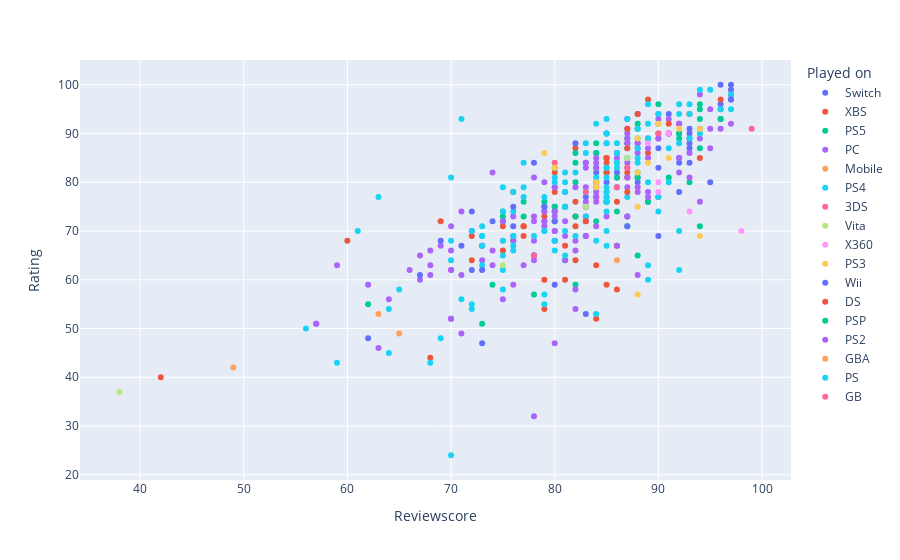

Notebook code for this chart:
### Code cell
# a bit of basic plotting
fig = px.scatter(raw_data, x="Reviewscore", y="Rating", color="Played on", hover_name="Game")
fig

### Figure 1 — Plotly figure (JSON) as saved in the notebook; plotly's stock layout.template omitted (floating-point values rounded to 4 significant figures)
{"data": [{"hovertemplate": "<b>%{hovertext}</b><br><br>Played on=Switch<br>Reviewscore=%{x}<br>Rating=%{y}<extra></extra>", "hovertext": ["The Legend of Zelda: Tears of the Kingdom", "Super Mario Bros. Wonder", "Pikmin 4", "F-Zero 99", "Splatoon 3", "Pokemon Legends Arceus", "Kirby and the Forgotten Land", "Freshly Frosted", "Pokemon Violet", "Metroid Dread", "Monster Hunter Rise", "Hot Wheels Unleashed", "Mario Golf: Super Rush", "Cruis'n Blast", "Animal Crossing New Horizons", "Hyrule Warriors Age of Calamity", "Minecraft Dungeons", "Astral Chain", "Luigi's Mansion 3", "Ring Fit Adventure", "The Legend of Zelda: Link's Awakening", "Cat Quest II", "Wargroove", "Pokemon Sword", "Celeste", "Super Smash Bros. Ultimate", "Gris", "Pokemon Let's Go Pikachu", "Mario Tennis Aces", "Octopath Traveller", "The Legend of Zelda: Breath of the Wild", "Super Mario Odyssey", "Ys VIII Lacrimosa of Dana", "Golf Story", "Mario + Rabbids Kingdom Battle", "Cat Quest", "Mario Kart 8", "Bayonetta 2", "Grid Autosport", "Super Mario 3D World", "Xenoblade Chronicles", "The Legend of Zelda: Skyward Sword", "Bayonetta", "Mario & Luigi Superstar Saga", "Metroid Prime", "Metroid Fusion", "Banjo-Kazooie", "Super Mario 64", "Donkey Kong Country 2: Diddy Kong's Quest", "Super Metroid", "Donkey Kong Country", "The Legend of Zelda: A Link to the Past", "Super Mario World"], "legendgroup": "Switch", "marker": {"color": "#636efa", "symbol": "circle"}, "mode": "markers", "name": "Switch", "orientation": "v", "showlegend": true, "type": "scatter", "x": [96, 92, 88, 80, 83, 84, 84, 89, 72, 87, 88, 74, 71, 73, 90, 80, 72, 87, 86, 83, 87, 76, 83, 80, 91, 93, 84, 81, 78, 83, 97, 97, 85, 78, 85, 72, 88, 91, 78, 93, 92, 93, 90, 90, 97, 92, 92, 96, 90, 96, 93, 95, 94], "xaxis": "x", "y": [100, 84, 80, 75, 84, 82, 80, 76, 74, 93, 81, 72, 67, 47, 87, 72, 62, 88, 82, 77, 73, 71, 69, 59, 94, 90, 77, 75, 65, 53, 100, 98, 90, 84, 80, 70, 94, 90, 65, 88, 78, 84, 69, 83, 99, 90, 85, 96, 90, 93, 87, 80, 91], "yaxis": "y"}, {"hovertemplate": "<b>%{hovertext}</b><br><br>Played on=XBS<br>Reviewscore=%{x}<br>Rating=%{y}<extra></extra>", "hovertext": ["Hi-Fi Rush", "Cocoon", "Lies of P", "Armored Core VI: Fires of Rubicon", "The Crew Motorfest", "Starfield", "Wild Hearts", "Jusant", "Assassin's Creed Mirage", "Wo Long Fallen Dynasty", "Forza Motorsport (2023)", "Exoprimal", "Elden Ring", "Nobody Saves The World", "Chained Echoes", "High on Life", "Grid Legends", "Trek to Yomi", "Windjammers 2", "Tunic", "Need for Speed Unbound", "A Plague Tale: Requiem", "CrossfireX", "Forza Horizon 5", "Psychonauts 2", "Unsighted", "Halo Infinite", "Curse of the Dead Gods", "Scarlet Nexus", "Dandy Ace", "Monster Sanctuary", "Streets of Rage 4", "Gears 5", "A Plague Tale: Innocence", "The Outer Worlds", "Outer Wilds", "Dead Cells", "Far Cry 5", "Prey", "Forza Motorsport 7", "Gears of War 4", "Halo 5: Guardians", "Mass Effect 3", "Halo 4", "Mass Effect 2", "Mass Effect", "Gears of War"], "legendgroup": "XBS", "marker": {"color": "#EF553B", "symbol": "circle"}, "mode": "markers", "name": "XBS", "orientation": "v", "showlegend": true, "type": "scatter", "x": [89, 88, 82, 85, 76, 86, 79, 82, 77, 82, 84, 68, 96, 80, 90, 69, 75, 72, 77, 86, 75, 84, 42, 92, 89, 85, 87, 81, 79, 79, 80, 84, 85, 82, 85, 86, 89, 82, 81, 85, 84, 84, 93, 87, 96, 91, 94], "xaxis": "x", "y": [97, 94, 87, 82, 78, 76, 73, 71, 71, 64, 52, 44, 97, 78, 77, 72, 71, 69, 69, 67, 66, 63, 40, 92, 89, 85, 81, 67, 60, 54, 82, 77, 84, 76, 59, 58, 86, 73, 60, 82, 80, 83, 94, 82, 95, 90, 85], "yaxis": "y"}, {"hovertemplate": "<b>%{hovertext}</b><br><br>Played on=PS5<br>Reviewscore=%{x}<br>Rating=%{y}<extra></extra>", "hovertext": ["Marvel's Spider-Man 2", "Final Fantasy XVI", "Star Wars Jedi Survivor", "Tchia", "God of War Ragnarök", "Horizon Forbidden West", "Gran Turismo 7", "OlliOlli World", "Stray", "Overwatch 2", "Ghostwire Tokyo", "Cult of the Lamb", "Lego Star Wars The Skywalker Saga", "Arcadeggedon", "Ratchet & Clank: Rift Apart", "Guardians of the Galaxy", "Kena: Bridge of Spirits", "Returnal", "Ys IX: Monstrum Nox", "Deathloop", "Tribes of Midgard", "Destruction Allstars", "Demon's Souls (Remake)", "Astro's Playroom", "Dirt 5", "Immortals Fenyx Rising", "Sackboy: A Big Adventure", "WRC 9", "Call of Duty Black Ops Cold War", "Bugsnax", "Cyberpunk 2077", "Trials Rising", "Risk of Rain 2", "Monster Hunter World", "Wreckfest", "Persona 5", "Nioh", "Inside", "Battlefield 1", "The Last Guardian", "Trials Fusion", "Pure Pool", "Bioshock Infinite", "Batman Arkham City", "Bioshock 2", "Batman Arkham Asylum", "Bioshock", "God of War II", "God of War (2005)"], "legendgroup": "PS5", "marker": {"color": "#00cc96", "symbol": "circle"}, "mode": "markers", "name": "PS5", "orientation": "v", "showlegend": true, "type": "scatter", "x": [90, 88, 84, 78, 94, 88, 87, 86, 84, 77, 77, 84, 82, 74, 88, 82, 82, 86, 80, 88, 75, 62, 92, 84, 82, 79, 81, 80, 75, 75, 76, 80, 86, 89, 80, 94, 88, 91, 87, 81, 79, 73, 94, 94, 88, 92, 96, 93, 94], "xaxis": "x", "y": [96, 92, 86, 57, 96, 91, 89, 86, 86, 76, 73, 72, 59, 59, 89, 86, 84, 84, 83, 82, 72, 55, 90, 88, 80, 75, 75, 74, 74, 73, 68, 75, 74, 76, 74, 87, 65, 81, 71, 64, 76, 51, 95, 71, 81, 89, 93, 80, 93], "yaxis": "y"}, {"hovertemplate": "<b>%{hovertext}</b><br><br>Played on=PC<br>Reviewscore=%{x}<br>Rating=%{y}<extra></extra>", "hovertext": ["Baldur's Gate 3", "Aces and Adventures", "Cassette Beasts", "Diablo 4", "Cities Skylines 2", "Counter-Strike 2", "20 Minutes Till Dawn", "Minecraft Legends", "Vampire Survivors", "Rogue Legacy 2", "Neon White", "Citizen Sleeper", "PlateUp!", "Two Point Campus", "Teenage Mutant Ninja Turtles: Shredder's Revenge", "Rollerdrome", "Warpips", "TemTem", "You Suck At Parking", "Spacelines from the Far Out", "Lost Ark", "Golfie", "Death's Door", "Loop Hero", "Wildermyth", "Buck Up and Drive!", "Age of Empires IV", "Mini Motorways", "The Riftbreaker", "Boyfriend Dungeon", "The Ascent", "Back 4 Blood", "F.I.S.T. Forged In Shadow Torch", "Sunlight", "Hades", "Ori and The Will of the Wisps", "Spiritfarer", "Deep Rock Galactic", "Golf With Your Friends", "Darksburg", "Embr", "A Short Hike", "Devil May Cry 5", "Darksiders Genesis", "The Jackbox Party Pack 6", "Dicey Dungeons", "Forza Horizon 4", "Crosscode", "Warhammer Vermentide 2", "Northgard", "Parkitect", "Dragon Quest XI", "Sea of Thieves", "Surviving Mars", "For The King", "Hollow Knight", "Divinity Original Sin 2", "Pyre", "Luna", "Forza Horizon 3", "Civilization VI", "Hearts of Iron IV", "Stellaris", "Ultimate Chicken Horse", "Hyper Light Drifter", "Abzu", "Motorsport Manager", "Clustertruck", "Kingdom New Lands", "Worms W.M.D", "Human Fall Flat", "Shoppe Keep", "Youtubers Life", "Undertale", "Cities Skylines", "Ori and The Blind Forest", "Prison Architect", "Crypt of the Necrodancer", "Big Pharma", "Clicker Heroes", "Dungeon of the Endless", "Football Manager 2015", "Endless Legend", "Civilization Beyond Earth", "Banished", "Europa Universalis IV", "Path of Exile", "Football Manager 2014", "Warframe", "Democracy 3", "Guild Wars 2", "Diablo 3", "Football Manager 2013", "Call of Duty Black Ops II", "F1 2012", "Torchlight 2", "XCOM: Enemy Unknown", "Spec Ops The Line", "Game Dev Tycoon", "Factorio", "Awesomenauts", "Warlock - Master of the Arcane", "Portal 2", "Minecraft", "Terraria", "Football Manager 2012", "Halo Reach", "Civilization V", "Ys Seven", "Football Manager 2010", "Torchlight", "Halo 3 ODST", "Football Manager 2009", "Halo 3", "Football Manager 2008", "Team Fortress 2", "Football Manager 2007", "Psychonauts", "Halo 2", "Star Wars: Knights of the Old Republic", "Rollercoaster Tycoon 2", "Halo Combat Evolved", "Final Fantasy X", "Diablo 2", "Rollercoaster Tycoon"], "legendgroup": "PC", "marker": {"color": "#ab63fa", "symbol": "circle"}, "mode": "markers", "name": "PC", "orientation": "v", "showlegend": true, "type": "scatter", "x": [96, 84, 86, 88, 75, 80, 78, 71, 87, 89, 89, 84, 80, 84, 87, 80, 79, 76, 70, 82, 82, 70, 88, 84, 85, 70, 83, 80, 80, 73, 73, 76, 80, 78, 94, 90, 87, 85, 69, 68, 67, 87, 88, 79, 74, 82, 92, 86, 83, 79, 83, 86, 67, 77, 75, 90, 93, 84, 62, 91, 88, 83, 81, 79, 84, 80, 81, 76, 73, 78, 68, 57, 63, 92, 85, 89, 80, 87, 64, 57, 79, 80, 82, 81, 74, 87, 93, 85, 71, 70, 90, 88, 86, 83, 81, 88, 89, 76, 68, 70, 78, 71, 95, 93, 83, 84, 91, 90, 79, 87, 83, 83, 83, 94, 86, 92, 87, 87, 95, 94, 74, 97, 92, 88, 78], "xaxis": "x", "y": [91, 85, 81, 79, 72, 70, 68, 49, 88, 87, 85, 84, 79, 79, 79, 79, 71, 69, 62, 58, 54, 52, 88, 77, 73, 71, 69, 68, 68, 67, 64, 59, 47, 32, 98, 89, 81, 76, 67, 63, 60, 89, 87, 72, 66, 66, 92, 85, 76, 74, 73, 67, 65, 63, 56, 94, 89, 76, 59, 93, 86, 75, 72, 72, 71, 70, 69, 68, 67, 65, 61, 51, 46, 92, 88, 77, 74, 73, 56, 51, 74, 73, 68, 64, 63, 84, 81, 77, 74, 52, 93, 88, 79, 79, 78, 78, 78, 73, 66, 66, 64, 61, 95, 86, 83, 78, 90, 89, 80, 83, 75, 72, 84, 89, 86, 82, 91, 90, 87, 76, 82, 92, 85, 61, 73], "yaxis": "y"}, {"hovertemplate": "<b>%{hovertext}</b><br><br>Played on=Mobile<br>Reviewscore=%{x}<br>Rating=%{y}<extra></extra>", "hovertext": ["Diablo Immortal", "Golf Peaks", "Lyne"], "legendgroup": "Mobile", "marker": {"color": "#FFA15A", "symbol": "circle"}, "mode": "markers", "name": "Mobile", "orientation": "v", "showlegend": true, "type": "scatter", "x": [65, 75, 86], "xaxis": "x", "y": [49, 68, 64], "yaxis": "y"}, {"hovertemplate": "<b>%{hovertext}</b><br><br>Played on=PS4<br>Reviewscore=%{x}<br>Rating=%{y}<extra></extra>", "hovertext": ["The Last of Us Part II", "Ghost of Tsushima", "Final Fantasy VII Remake", "Marvel's Spider-Man Miles Morales", "F1 2020", "Crash Bandicoot 4: Its About Time", "Dreams", "Star Wars Squadrons", "Journey to the Savage Planet", "Fall Guys", "Doom Eternal", "Marvel's Avengers", "Star Wars Jedi Fallen Order", "F1 2019", "Borderlands 3", "Apex Legends", "Concrete Genie", "Kingdom Hearts 3", "Sekiro Shadows Die Twice", "Dirt Rally 2.0", "GreedFall", "Grid (2019)", "Unrailed!", "Need For Speed Heat", "Control", "God of War (2018)", "Red Dead Redemption 2", "Astro Bot Rescue Mission", "Marvel's Spider-Man", "Tetris Effect", "F1 2018", "Overcooked 2", "Call of Duty Black Ops 4", "Moss PSVR", "Fifa 19", "Detroit Become Human", "Assassin's Creed Odyssey", "Shadow of the Colossus (Remake)", "The Crew 2", "Farming Simulator 2019", "Horizon Zero Dawn", "Uncharted The Lost Legacy", "F1 2017", "Assassin's Creed Origins", "Gran Turismo Sport", "Call of Duty WW2", "WipeOut Omega Collection", "Nex Machina", "Nier Automata", "Middle Earth: Shadow of War", "Doom VFR", "Uncharted 4 A Thief's End", "Titanfall 2", "F1 2016", "Overwatch", "Overcooked", "Stardew Valley", "Trackmania Turbo", "Ratchet & Clank", "Call of Duty Infinite Warfare", "Doom (2016)", "Watch Dogs 2", "Far Cry Primal", "Final Fantasy XV", "Dragon Quest Builders", "VR Worlds", "Bloodborne", "Rocket League", "Rise of the Tomb Raider ", "Batman Arkham Knight", "OlliOlli 2: Welcome to Olliwood", "Assassin's Creed Syndicate", "The Order 1886", "Call of Duty Black Ops III", "The Witcher 3", "Star Wars Battlefront", "Apotheon", "Just Cause 3", "Project Cars", "F1 2015", "Driveclub", "Dragon Age Inquisition", "Transistor", "Tales From the Borderlands", "Watch Dogs", "inFAMOUS Second Son", "Assassin's Creed Unity", "Far Cry 4", "Middle Earth Shadow of Mordor", "Call of Duty Advanced Warfare", "Destiny", "Borderlands The Pre-Sequel", "Infamous First Light", "The Crew", "Assassin's Creed Rogue", "Velocity 2X", "Sportsfriends", "Dead Nation: Apocalypse Edition", "Little Big Planet 3", "Game of Thrones Telltale", "The Last of Us", "Grand Theft Auto V", "Rayman Legends", "Assassin's Creed IV Black Flag", "Tomb Raider", "Resogun", "Fifa 14", "Battlefield 4", "Don't Starve", "Killzone Shadow Fall", "Assassin's Creed Freedom Cry", "War Thunder", "Contrast", "Journey", "DC Universe Online", "God of War 3", "Heavy Rain", "Uncharted 2 Among Thieves", "Call of Duty Modern Warfare", "Uncharted Drake's Fortune", "Crash Team Racing", "Crash Bandicoot 3: Warped", "Crash Bandicoot 2: Cortex Strikes Back", "Crash Bandicoot"], "legendgroup": "PS4", "marker": {"color": "#19d3f3", "symbol": "circle"}, "mode": "markers", "name": "PS4", "orientation": "v", "showlegend": true, "type": "scatter", "x": [93, 85, 88, 85, 88, 85, 90, 79, 76, 80, 89, 68, 85, 86, 80, 86, 77, 85, 90, 83, 75, 73, 75, 72, 84, 94, 97, 90, 87, 89, 84, 81, 85, 85, 81, 78, 85, 92, 64, 64, 89, 84, 86, 81, 75, 79, 85, 84, 89, 79, 70, 93, 87, 82, 91, 80, 89, 81, 85, 77, 85, 82, 76, 81, 70, 56, 92, 85, 86, 87, 85, 76, 63, 81, 92, 73, 76, 73, 75, 65, 71, 89, 83, 86, 77, 80, 70, 85, 84, 83, 76, 75, 73, 61, 72, 85, 80, 71, 79, 69, 95, 97, 90, 83, 85, 84, 85, 85, 79, 73, 70, 75, 59, 92, 72, 92, 87, 96, 94, 88, 88, 91, 89, 80], "xaxis": "x", "y": [96, 93, 91, 88, 87, 74, 74, 70, 69, 66, 60, 43, 90, 83, 83, 79, 79, 78, 77, 73, 68, 67, 58, 54, 53, 99, 98, 94, 93, 89, 83, 80, 76, 76, 70, 69, 67, 62, 54, 45, 96, 92, 84, 82, 79, 77, 76, 68, 63, 57, 24, 94, 87, 82, 80, 80, 80, 78, 78, 77, 76, 69, 66, 65, 64, 50, 96, 90, 88, 85, 83, 78, 77, 75, 70, 69, 67, 63, 62, 58, 93, 92, 86, 86, 84, 81, 81, 79, 79, 78, 74, 74, 71, 70, 70, 70, 68, 56, 55, 48, 99, 95, 92, 88, 83, 81, 81, 77, 70, 69, 68, 65, 43, 88, 55, 94, 77, 95, 90, 85, 84, 87, 89, 72], "yaxis": "y"}, {"hovertemplate": "<b>%{hovertext}</b><br><br>Played on=3DS<br>Reviewscore=%{x}<br>Rating=%{y}<extra></extra>", "hovertext": ["Pokemon Sun", "Pokemon Omega Ruby", "Pokemon Y", "Pokemon Black 2", "New Super Mario Bros. 2", "Mario Kart 7", "The Legend of Zelda: Ocarina of Time"], "legendgroup": "3DS", "marker": {"color": "#FF6692", "symbol": "circle"}, "mode": "markers", "name": "3DS", "orientation": "v", "showlegend": true, "type": "scatter", "x": [87, 83, 86, 80, 78, 85, 99], "xaxis": "x", "y": [83, 78, 79, 84, 65, 85, 91], "yaxis": "y"}, {"hovertemplate": "<b>%{hovertext}</b><br><br>Played on=Vita<br>Reviewscore=%{x}<br>Rating=%{y}<extra></extra>", "hovertext": ["Tearaway", "Guacamelee!", "Fifa 14 Legacy Edition", "Sonic & All Stars Racing Transformed", "Uncharted Golden Abyss"], "legendgroup": "Vita", "marker": {"color": "#B6E880", "symbol": "circle"}, "mode": "markers", "name": "Vita", "orientation": "v", "showlegend": true, "type": "scatter", "x": [87, 83, 38, 75, 80], "xaxis": "x", "y": [85, 75, 37, 63, 72], "yaxis": "y"}, {"hovertemplate": "<b>%{hovertext}</b><br><br>Played on=X360<br>Reviewscore=%{x}<br>Rating=%{y}<extra></extra>", "hovertext": ["Borderlands 2", "Fifa 13", "Forza 4", "Fifa 12", "Grand Theft Auto IV", "Castlevania Symphony of the Night"], "legendgroup": "X360", "marker": {"color": "#FF97FF", "symbol": "circle"}, "mode": "markers", "name": "X360", "orientation": "v", "showlegend": true, "type": "scatter", "x": [89, 90, 91, 90, 98, 93], "xaxis": "x", "y": [88, 78, 90, 80, 70, 74], "yaxis": "y"}, {"hovertemplate": "<b>%{hovertext}</b><br><br>Played on=PS3<br>Reviewscore=%{x}<br>Rating=%{y}<extra></extra>", "hovertext": ["Uncharted 3 Drake's Deception", "Dragon Age 2", "Call of Duty Modern Warfare 3", "Assassin's Creed Revelations", "F1 2011", "Skyrim", "Assassin's Creed Brotherhood", "Call of Duty Black Ops", "Fifa 11", "F1 2010", "Need for Speed Hot Pursuit", "Call of Duty Modern Warfare 2", "Dragon Age Origins", "Burnout Paradise"], "legendgroup": "PS3", "marker": {"color": "#FECB52", "symbol": "circle"}, "mode": "markers", "name": "PS3", "orientation": "v", "showlegend": true, "type": "scatter", "x": [92, 79, 89, 80, 84, 94, 90, 88, 88, 84, 88, 94, 91, 88], "xaxis": "x", "y": [91, 86, 84, 83, 80, 69, 92, 89, 82, 79, 75, 91, 85, 57], "yaxis": "y"}, {"hovertemplate": "<b>%{hovertext}</b><br><br>Played on=Wii<br>Reviewscore=%{x}<br>Rating=%{y}<extra></extra>", "hovertext": ["Super Mario Galaxy 2", "New Super Mario Bros. Wii", "F1 2009", "Super Smash Bros. Brawl", "Mario Kart Wii", "Wii Fit", "Animal Crossing City Folk", "Mario & Sonic at the Olympic Games", "Super Mario Galaxy", "Wii Sports", "Mario Strikers Charged Football", "Mario Party 8"], "legendgroup": "Wii", "marker": {"color": "#636efa", "symbol": "circle"}, "mode": "markers", "name": "Wii", "orientation": "v", "showlegend": true, "type": "scatter", "x": [97, 87, 69, 93, 82, 80, 73, 67, 97, 76, 79, 62], "xaxis": "x", "y": [97, 71, 68, 91, 88, 72, 62, 61, 97, 75, 75, 48], "yaxis": "y"}, {"hovertemplate": "<b>%{hovertext}</b><br><br>Played on=DS<br>Reviewscore=%{x}<br>Rating=%{y}<extra></extra>", "hovertext": ["Pokemon White", "Dragon Quest IX", "Pokemon SoulSilver", "Mario & Sonic at the Winter Olympic Games", "Pokemon Mystery Dunegon Explorers of Time", "Pokemon Diamond", "Brain Training", "Mario Kart DS", "Nintendogs"], "legendgroup": "DS", "marker": {"color": "#EF553B", "symbol": "circle"}, "mode": "markers", "name": "DS", "orientation": "v", "showlegend": true, "type": "scatter", "x": [87, 87, 87, 72, 60, 85, 77, 91, 83], "xaxis": "x", "y": [87, 78, 91, 64, 68, 85, 71, 92, 72], "yaxis": "y"}, {"hovertemplate": "<b>%{hovertext}</b><br><br>Played on=PSP<br>Reviewscore=%{x}<br>Rating=%{y}<extra></extra>", "hovertext": ["2010 FIFA World Cup South Africa", "Grand Theft Auto Vice City Stories"], "legendgroup": "PSP", "marker": {"color": "#00cc96", "symbol": "circle"}, "mode": "markers", "name": "PSP", "orientation": "v", "showlegend": true, "type": "scatter", "x": [82, 86], "xaxis": "x", "y": [73, 81], "yaxis": "y"}, {"hovertemplate": "<b>%{hovertext}</b><br><br>Played on=PS2<br>Reviewscore=%{x}<br>Rating=%{y}<extra></extra>", "hovertext": ["Lego Star Wars II: The Original Trilogy", "Fifa 07", "Fifa Street 2", "Buzz! Junior Jungle Party", "Lego Star Wars: The Video Game", "Grand Theft Auto San Andreas", "The Simpsons Hit & Run", "Crash Bandicoot The Wrath of Cortex"], "legendgroup": "PS2", "marker": {"color": "#ab63fa", "symbol": "circle"}, "mode": "markers", "name": "PS2", "orientation": "v", "showlegend": true, "type": "scatter", "x": [84, 82, 59, 70, 78, 95, 78, 66], "xaxis": "x", "y": [83, 79, 63, 62, 81, 91, 72, 62], "yaxis": "y"}, {"hovertemplate": "<b>%{hovertext}</b><br><br>Played on=GBA<br>Reviewscore=%{x}<br>Rating=%{y}<extra></extra>", "hovertext": ["Fifa 06 Game Boy Advance", "Finding Nemo"], "legendgroup": "GBA", "marker": {"color": "#FFA15A", "symbol": "circle"}, "mode": "markers", "name": "GBA", "orientation": "v", "showlegend": true, "type": "scatter", "x": [49, 63], "xaxis": "x", "y": [42, 53], "yaxis": "y"}, {"hovertemplate": "<b>%{hovertext}</b><br><br>Played on=PS<br>Reviewscore=%{x}<br>Rating=%{y}<extra></extra>", "hovertext": ["Gran Turismo 2"], "legendgroup": "PS", "marker": {"color": "#19d3f3", "symbol": "circle"}, "mode": "markers", "name": "PS", "orientation": "v", "showlegend": true, "type": "scatter", "x": [93], "xaxis": "x", "y": [89], "yaxis": "y"}, {"hovertemplate": "<b>%{hovertext}</b><br><br>Played on=GB<br>Reviewscore=%{x}<br>Rating=%{y}<extra></extra>", "hovertext": ["Tetris"], "legendgroup": "GB", "marker": {"color": "#FF6692", "symbol": "circle"}, "mode": "markers", "name": "GB", "orientation": "v", "showlegend": true, "type": "scatter", "x": [90], "xaxis": "x", "y": [90], "yaxis": "y"}], "layout": {"legend": {"title": {"text": "Played on"}, "tracegroupgap": 0}, "margin": {"t": 60}, "xaxis": {"anchor": "y", "domain": [0, 1], "title": {"text": "Reviewscore"}}, "yaxis": {"anchor": "x", "domain": [0, 1], "title": {"text": "Rating"}}}}
